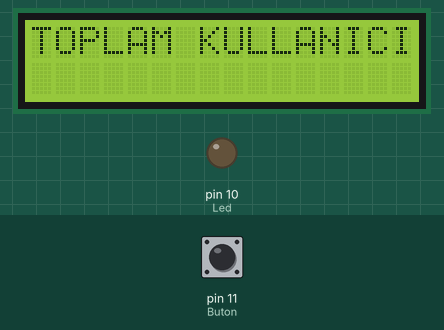
The sketch below on a simulated Arduino Uno, built with avr-gcc and run on an emulated ATmega328P. Shown: 16×2 character LCD, output pins drawn as LEDs (lit = HIGH). The inputs (shaded band) are chosen by the test bench; at power-on: pin 11 (Buton) LOW.

Above: at 1.2 s.
1.3 s: pin 11 (Buton) pulled HIGH for 1 s
At 3.3 s:
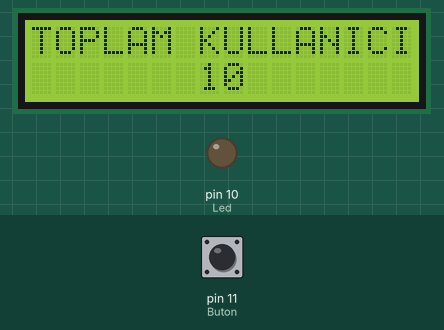
3.8 s: pin 11 (Buton) pulled HIGH for 0.15 s
At 4.6 s:
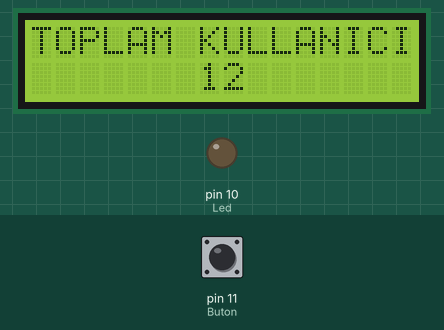
5.5 s: pin 11 (Buton) pulled HIGH for 0.15 s
At 6.9 s:
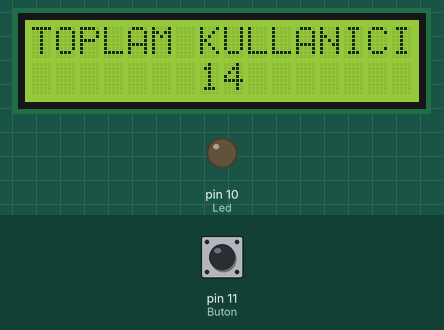
7.2 s: pin 11 (Buton) pulled HIGH for 1 s
At 9.2 s:
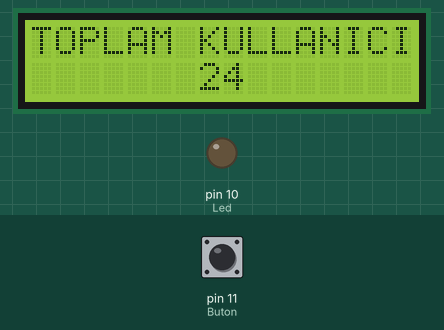
Timing chart, 0 to 10.7 s (numbered marks = the images above; inputs shaded):
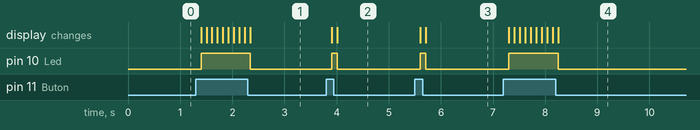

Measured:
- after the input at 1.3 s, pin 10 (Led): LOW → HIGH after 0.10 s, → LOW 0.95 s later; the display: first changes after 0.10 s (image 1 shows a later state)
- after the input at 3.8 s, pin 10 (Led): LOW → HIGH after 0.10 s, → LOW 0.11 s later; the display: first changes after 0.10 s (image 2 shows a later state)
- after the input at 5.5 s, pin 10 (Led): LOW → HIGH after 0.10 s, → LOW 0.11 s later; the display: first changes after 0.10 s (image 3 shows a later state)
- after the input at 7.2 s, pin 10 (Led): LOW → HIGH after 0.10 s, → LOW 0.95 s later; the display: first changes after 0.10 s (image 4 shows a later state)

The sketch:

butonla_lcd.ino
```cpp
#include <LiquidCrystal.h>
#define Buton 11
#define Led 10
int buton_durumu = 0;
int sayac = 0;
LiquidCrystal ekran(8, 9, 4, 5, 6, 7);
void setup()  {
    ekran.begin(16,2);
    pinMode(Buton, INPUT);
    pinMode(Led, OUTPUT);
    Serial.begin(9600);
}

void loop() {
  ekran.home();
  ekran.setCursor(0,0);
  ekran.print("TOPLAM KULLANICI");

  buton_durumu =digitalRead(Buton);
  if(buton_durumu == HIGH) {
    sayac ++;
    delay(100);
    digitalWrite(Led,HIGH);
    ekran.setCursor(7,1);
    ekran.print(sayac);
  }
  else{
    digitalWrite(Led,LOW);
  }
}
```
